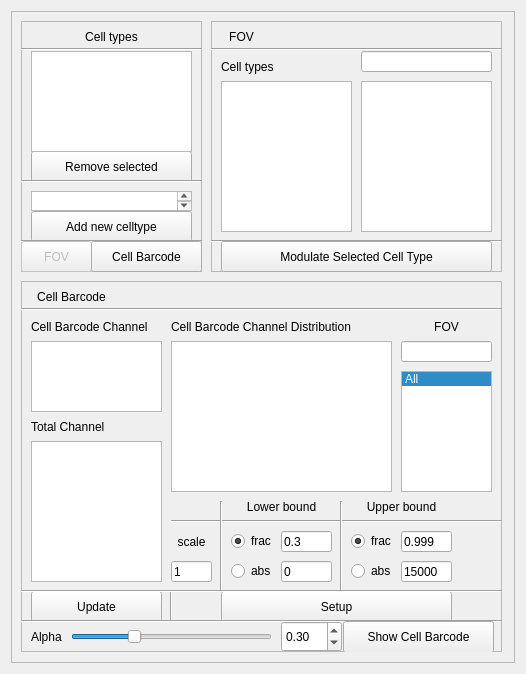
<?xml version="1.0" encoding="UTF-8"?>
<ui version="4.0">
 <class>Form</class>
 <widget class="QWidget" name="Form">
  <property name="geometry">
   <rect>
    <x>0</x>
    <y>0</y>
    <width>526</width>
    <height>674</height>
   </rect>
  </property>
  <property name="windowTitle">
   <string>Form</string>
  </property>
  <layout class="QGridLayout" name="gridLayout_2">
   <item row="0" column="0">
    <layout class="QGridLayout" name="gridLayout">
     <item row="0" column="0">
      <widget class="QFrame" name="frame">
       <property name="frameShape">
        <enum>QFrame::StyledPanel</enum>
       </property>
       <property name="frameShadow">
        <enum>QFrame::Raised</enum>
       </property>
       <widget class="QFrame" name="frame_2">
        <property name="geometry">
         <rect>
          <x>10</x>
          <y>10</y>
          <width>181</width>
          <height>251</height>
         </rect>
        </property>
        <property name="frameShape">
         <enum>QFrame::StyledPanel</enum>
        </property>
        <property name="frameShadow">
         <enum>QFrame::Raised</enum>
        </property>
        <widget class="QLabel" name="label">
         <property name="geometry">
          <rect>
           <x>0</x>
           <y>0</y>
           <width>181</width>
           <height>31</height>
          </rect>
         </property>
         <property name="text">
          <string>Cell types</string>
         </property>
         <property name="alignment">
          <set>Qt::AlignCenter</set>
         </property>
        </widget>
        <widget class="QPushButton" name="CellTypeDeterminePanel_CelltypeRemoveSelectedPushButton">
         <property name="geometry">
          <rect>
           <x>10</x>
           <y>130</y>
           <width>161</width>
           <height>31</height>
          </rect>
         </property>
         <property name="text">
          <string>Remove selected</string>
         </property>
        </widget>
        <widget class="QTextEdit" name="CellTypeDeterminePanel_CelltypeAddTextEdit">
         <property name="geometry">
          <rect>
           <x>10</x>
           <y>170</y>
           <width>161</width>
           <height>20</height>
          </rect>
         </property>
        </widget>
        <widget class="QPushButton" name="CellTypeDeterminePanel_CelltypeAddnewcelltypePushButton">
         <property name="geometry">
          <rect>
           <x>10</x>
           <y>190</y>
           <width>161</width>
           <height>31</height>
          </rect>
         </property>
         <property name="text">
          <string>Add new celltype</string>
         </property>
        </widget>
        <widget class="Line" name="line">
         <property name="geometry">
          <rect>
           <x>0</x>
           <y>150</y>
           <width>181</width>
           <height>20</height>
          </rect>
         </property>
         <property name="orientation">
          <enum>Qt::Horizontal</enum>
         </property>
        </widget>
        <widget class="Line" name="line_2">
         <property name="geometry">
          <rect>
           <x>0</x>
           <y>210</y>
           <width>181</width>
           <height>21</height>
          </rect>
         </property>
         <property name="orientation">
          <enum>Qt::Horizontal</enum>
         </property>
        </widget>
        <widget class="QPushButton" name="CellTypeDeterminePanel_FOVPushButton">
         <property name="enabled">
          <bool>false</bool>
         </property>
         <property name="geometry">
          <rect>
           <x>0</x>
           <y>220</y>
           <width>71</width>
           <height>31</height>
          </rect>
         </property>
         <property name="text">
          <string>FOV</string>
         </property>
        </widget>
        <widget class="QPushButton" name="CellTypeDeterminePanel_CellBarcodePushButton">
         <property name="enabled">
          <bool>true</bool>
         </property>
         <property name="geometry">
          <rect>
           <x>70</x>
           <y>220</y>
           <width>111</width>
           <height>31</height>
          </rect>
         </property>
         <property name="text">
          <string>Cell Barcode</string>
         </property>
        </widget>
        <widget class="Line" name="line_5">
         <property name="geometry">
          <rect>
           <x>0</x>
           <y>20</y>
           <width>181</width>
           <height>16</height>
          </rect>
         </property>
         <property name="orientation">
          <enum>Qt::Horizontal</enum>
         </property>
        </widget>
        <widget class="QListWidget" name="CellTypeDeterminePanel_CelltypeListWidget">
         <property name="geometry">
          <rect>
           <x>10</x>
           <y>30</y>
           <width>161</width>
           <height>101</height>
          </rect>
         </property>
        </widget>
       </widget>
       <widget class="QFrame" name="frame_3">
        <property name="geometry">
         <rect>
          <x>200</x>
          <y>10</y>
          <width>291</width>
          <height>251</height>
         </rect>
        </property>
        <property name="frameShape">
         <enum>QFrame::StyledPanel</enum>
        </property>
        <property name="frameShadow">
         <enum>QFrame::Raised</enum>
        </property>
        <widget class="QLabel" name="label_2">
         <property name="geometry">
          <rect>
           <x>0</x>
           <y>0</y>
           <width>61</width>
           <height>31</height>
          </rect>
         </property>
         <property name="text">
          <string>FOV</string>
         </property>
         <property name="alignment">
          <set>Qt::AlignCenter</set>
         </property>
        </widget>
        <widget class="Line" name="line_3">
         <property name="geometry">
          <rect>
           <x>0</x>
           <y>210</y>
           <width>291</width>
           <height>21</height>
          </rect>
         </property>
         <property name="orientation">
          <enum>Qt::Horizontal</enum>
         </property>
        </widget>
        <widget class="Line" name="line_4">
         <property name="geometry">
          <rect>
           <x>0</x>
           <y>20</y>
           <width>291</width>
           <height>16</height>
          </rect>
         </property>
         <property name="orientation">
          <enum>Qt::Horizontal</enum>
         </property>
        </widget>
        <widget class="QLabel" name="label_3">
         <property name="geometry">
          <rect>
           <x>10</x>
           <y>30</y>
           <width>131</width>
           <height>31</height>
          </rect>
         </property>
         <property name="text">
          <string>Cell types</string>
         </property>
        </widget>
        <widget class="QPushButton" name="CellTypeDeterminePanel_FOVModulateSelectedCellTypePushButton">
         <property name="enabled">
          <bool>true</bool>
         </property>
         <property name="geometry">
          <rect>
           <x>10</x>
           <y>220</y>
           <width>271</width>
           <height>31</height>
          </rect>
         </property>
         <property name="text">
          <string>Modulate Selected Cell Type</string>
         </property>
        </widget>
        <widget class="QListWidget" name="CellTypeDeterminePanel_FOVCelltypesListWidget">
         <property name="geometry">
          <rect>
           <x>10</x>
           <y>60</y>
           <width>131</width>
           <height>151</height>
          </rect>
         </property>
        </widget>
        <widget class="QListWidget" name="CellTypeDeterminePanel_FOVListWidget">
         <property name="geometry">
          <rect>
           <x>150</x>
           <y>60</y>
           <width>131</width>
           <height>151</height>
          </rect>
         </property>
         <property name="selectionMode">
          <enum>QAbstractItemView::MultiSelection</enum>
         </property>
        </widget>
        <widget class="QLineEdit" name="CellTypeDeterminePanel_FOVLineEdit">
         <property name="geometry">
          <rect>
           <x>150</x>
           <y>30</y>
           <width>131</width>
           <height>21</height>
          </rect>
         </property>
        </widget>
       </widget>
       <widget class="QFrame" name="frame_4">
        <property name="geometry">
         <rect>
          <x>10</x>
          <y>270</y>
          <width>481</width>
          <height>371</height>
         </rect>
        </property>
        <property name="frameShape">
         <enum>QFrame::StyledPanel</enum>
        </property>
        <property name="frameShadow">
         <enum>QFrame::Raised</enum>
        </property>
        <widget class="QLabel" name="label_5">
         <property name="geometry">
          <rect>
           <x>0</x>
           <y>0</y>
           <width>101</width>
           <height>31</height>
          </rect>
         </property>
         <property name="text">
          <string>Cell Barcode</string>
         </property>
         <property name="alignment">
          <set>Qt::AlignCenter</set>
         </property>
        </widget>
        <widget class="Line" name="line_6">
         <property name="geometry">
          <rect>
           <x>0</x>
           <y>20</y>
           <width>481</width>
           <height>16</height>
          </rect>
         </property>
         <property name="orientation">
          <enum>Qt::Horizontal</enum>
         </property>
        </widget>
        <widget class="QLabel" name="label_6">
         <property name="geometry">
          <rect>
           <x>10</x>
           <y>30</y>
           <width>131</width>
           <height>31</height>
          </rect>
         </property>
         <property name="text">
          <string>Cell Barcode Channel</string>
         </property>
         <property name="alignment">
          <set>Qt::AlignLeading|Qt::AlignLeft|Qt::AlignVCenter</set>
         </property>
        </widget>
        <widget class="QLabel" name="label_7">
         <property name="geometry">
          <rect>
           <x>150</x>
           <y>30</y>
           <width>321</width>
           <height>31</height>
          </rect>
         </property>
         <property name="text">
          <string>Cell Barcode Channel Distribution</string>
         </property>
         <property name="alignment">
          <set>Qt::AlignLeading|Qt::AlignLeft|Qt::AlignVCenter</set>
         </property>
        </widget>
        <widget class="QPushButton" name="CellTypeDeterminePanel_CellBarcodeUpdatePushButton">
         <property name="geometry">
          <rect>
           <x>10</x>
           <y>310</y>
           <width>131</width>
           <height>31</height>
          </rect>
         </property>
         <property name="text">
          <string>Update</string>
         </property>
        </widget>
        <widget class="QPushButton" name="CellTypeDeterminePanel_CellBarcodeSetupPushButton">
         <property name="geometry">
          <rect>
           <x>200</x>
           <y>310</y>
           <width>231</width>
           <height>31</height>
          </rect>
         </property>
         <property name="text">
          <string>Setup</string>
         </property>
        </widget>
        <widget class="QListWidget" name="CellTypeDeterminePanel_CellBarcodeChannelListWidget">
         <property name="geometry">
          <rect>
           <x>10</x>
           <y>60</y>
           <width>131</width>
           <height>71</height>
          </rect>
         </property>
        </widget>
        <widget class="QListWidget" name="CellTypeDeterminePanel_CellBarcodeTotalChannelListWidget">
         <property name="geometry">
          <rect>
           <x>10</x>
           <y>160</y>
           <width>131</width>
           <height>141</height>
          </rect>
         </property>
         <property name="selectionMode">
          <enum>QAbstractItemView::MultiSelection</enum>
         </property>
        </widget>
        <widget class="QLabel" name="label_9">
         <property name="geometry">
          <rect>
           <x>10</x>
           <y>130</y>
           <width>131</width>
           <height>31</height>
          </rect>
         </property>
         <property name="text">
          <string>Total Channel</string>
         </property>
         <property name="alignment">
          <set>Qt::AlignLeading|Qt::AlignLeft|Qt::AlignVCenter</set>
         </property>
        </widget>
        <widget class="Line" name="line_7">
         <property name="geometry">
          <rect>
           <x>0</x>
           <y>300</y>
           <width>481</width>
           <height>20</height>
          </rect>
         </property>
         <property name="orientation">
          <enum>Qt::Horizontal</enum>
         </property>
        </widget>
        <widget class="QLineEdit" name="CellTypeDeterminePanel_CellBarcodeCelltypeClassificationLowerBoundFracLineEdit">
         <property name="geometry">
          <rect>
           <x>260</x>
           <y>250</y>
           <width>51</width>
           <height>21</height>
          </rect>
         </property>
         <property name="text">
          <string>0.3</string>
         </property>
        </widget>
        <widget class="QTextBrowser" name="CellTypeDeterminePanel_CellBarcodeChannelDistributionTextBrowser">
         <property name="geometry">
          <rect>
           <x>150</x>
           <y>60</y>
           <width>221</width>
           <height>151</height>
          </rect>
         </property>
        </widget>
        <widget class="QLabel" name="label_8">
         <property name="geometry">
          <rect>
           <x>210</x>
           <y>210</y>
           <width>101</width>
           <height>31</height>
          </rect>
         </property>
         <property name="text">
          <string>Lower bound</string>
         </property>
         <property name="alignment">
          <set>Qt::AlignCenter</set>
         </property>
        </widget>
        <widget class="Line" name="line_9">
         <property name="geometry">
          <rect>
           <x>0</x>
           <y>330</y>
           <width>481</width>
           <height>20</height>
          </rect>
         </property>
         <property name="orientation">
          <enum>Qt::Horizontal</enum>
         </property>
        </widget>
        <widget class="QPushButton" name="CellTypeDeterminePanel_ShowCellBarcodePushButton">
         <property name="geometry">
          <rect>
           <x>322</x>
           <y>340</y>
           <width>151</width>
           <height>32</height>
          </rect>
         </property>
         <property name="text">
          <string>Show Cell Barcode</string>
         </property>
        </widget>
        <widget class="QLabel" name="label_11">
         <property name="geometry">
          <rect>
           <x>380</x>
           <y>30</y>
           <width>91</width>
           <height>31</height>
          </rect>
         </property>
         <property name="text">
          <string>FOV</string>
         </property>
         <property name="alignment">
          <set>Qt::AlignCenter</set>
         </property>
        </widget>
        <widget class="Line" name="line_10">
         <property name="geometry">
          <rect>
           <x>300</x>
           <y>220</y>
           <width>41</width>
           <height>91</height>
          </rect>
         </property>
         <property name="orientation">
          <enum>Qt::Vertical</enum>
         </property>
        </widget>
        <widget class="QListWidget" name="CellTypeDeterminePanel_CellBarcodeCelltypeClassificationFOVListWidget">
         <property name="geometry">
          <rect>
           <x>380</x>
           <y>90</y>
           <width>91</width>
           <height>121</height>
          </rect>
         </property>
         <property name="selectionMode">
          <enum>QAbstractItemView::MultiSelection</enum>
         </property>
         <property name="currentRow">
          <number>0</number>
         </property>
         <item>
          <property name="text">
           <string>All</string>
          </property>
         </item>
        </widget>
        <widget class="QLabel" name="label_12">
         <property name="geometry">
          <rect>
           <x>10</x>
           <y>340</y>
           <width>41</width>
           <height>31</height>
          </rect>
         </property>
         <property name="text">
          <string>Alpha</string>
         </property>
         <property name="alignment">
          <set>Qt::AlignLeading|Qt::AlignLeft|Qt::AlignVCenter</set>
         </property>
        </widget>
        <widget class="QSlider" name="CellTypeDeterminePanel_AlphaHorizontalSlider">
         <property name="geometry">
          <rect>
           <x>50</x>
           <y>340</y>
           <width>201</width>
           <height>31</height>
          </rect>
         </property>
         <property name="maximum">
          <number>100</number>
         </property>
         <property name="value">
          <number>30</number>
         </property>
         <property name="orientation">
          <enum>Qt::Horizontal</enum>
         </property>
        </widget>
        <widget class="QDoubleSpinBox" name="CellTypeDeterminePanel_AlphaDoubleSpinBox">
         <property name="geometry">
          <rect>
           <x>260</x>
           <y>340</y>
           <width>61</width>
           <height>31</height>
          </rect>
         </property>
         <property name="maximum">
          <double>1.000000000000000</double>
         </property>
         <property name="singleStep">
          <double>0.010000000000000</double>
         </property>
         <property name="value">
          <double>0.300000000000000</double>
         </property>
        </widget>
        <widget class="QLineEdit" name="CellTypeDeterminePanel_CellBarcodeCelltypeClassificationFOVLineEdit">
         <property name="geometry">
          <rect>
           <x>380</x>
           <y>60</y>
           <width>91</width>
           <height>21</height>
          </rect>
         </property>
         <property name="text">
          <string/>
         </property>
        </widget>
        <widget class="QLabel" name="label_13">
         <property name="geometry">
          <rect>
           <x>330</x>
           <y>210</y>
           <width>101</width>
           <height>31</height>
          </rect>
         </property>
         <property name="text">
          <string>Upper bound</string>
         </property>
         <property name="alignment">
          <set>Qt::AlignCenter</set>
         </property>
        </widget>
        <widget class="QLineEdit" name="CellTypeDeterminePanel_CellBarcodeCelltypeClassificationUpperBoundFracLineEdit">
         <property name="geometry">
          <rect>
           <x>380</x>
           <y>250</y>
           <width>51</width>
           <height>21</height>
          </rect>
         </property>
         <property name="text">
          <string>0.999</string>
         </property>
        </widget>
        <widget class="Line" name="line_11">
         <property name="geometry">
          <rect>
           <x>150</x>
           <y>230</y>
           <width>331</width>
           <height>20</height>
          </rect>
         </property>
         <property name="orientation">
          <enum>Qt::Horizontal</enum>
         </property>
        </widget>
        <widget class="QLineEdit" name="CellTypeDeterminePanel_CellBarcodeCelltypeClassificationLowerBoundAbsLineEdit">
         <property name="geometry">
          <rect>
           <x>260</x>
           <y>280</y>
           <width>51</width>
           <height>21</height>
          </rect>
         </property>
         <property name="text">
          <string>0</string>
         </property>
        </widget>
        <widget class="QLineEdit" name="CellTypeDeterminePanel_CellBarcodeCelltypeClassificationUpperBoundAbsLineEdit">
         <property name="geometry">
          <rect>
           <x>380</x>
           <y>280</y>
           <width>51</width>
           <height>21</height>
          </rect>
         </property>
         <property name="text">
          <string>15000</string>
         </property>
        </widget>
        <widget class="QLabel" name="label_18">
         <property name="geometry">
          <rect>
           <x>150</x>
           <y>250</y>
           <width>41</width>
           <height>21</height>
          </rect>
         </property>
         <property name="text">
          <string>scale</string>
         </property>
         <property name="alignment">
          <set>Qt::AlignCenter</set>
         </property>
        </widget>
        <widget class="QLineEdit" name="CellTypeDeterminePanel_CellBarcodeCelltypeClassificationScaleLineEdit">
         <property name="geometry">
          <rect>
           <x>150</x>
           <y>280</y>
           <width>41</width>
           <height>21</height>
          </rect>
         </property>
         <property name="text">
          <string>1</string>
         </property>
        </widget>
        <widget class="Line" name="line_12">
         <property name="geometry">
          <rect>
           <x>180</x>
           <y>220</y>
           <width>41</width>
           <height>91</height>
          </rect>
         </property>
         <property name="orientation">
          <enum>Qt::Vertical</enum>
         </property>
        </widget>
        <widget class="QRadioButton" name="CellTypeDeterminePanel_CellBarcodeCelltypeClassificationLowerBoundFracRadioButton">
         <property name="enabled">
          <bool>true</bool>
         </property>
         <property name="geometry">
          <rect>
           <x>210</x>
           <y>250</y>
           <width>51</width>
           <height>20</height>
          </rect>
         </property>
         <property name="text">
          <string>frac</string>
         </property>
         <property name="checked">
          <bool>true</bool>
         </property>
         <property name="autoExclusive">
          <bool>false</bool>
         </property>
        </widget>
        <widget class="QRadioButton" name="CellTypeDeterminePanel_CellBarcodeCelltypeClassificationLowerBoundAbsRadioButton">
         <property name="enabled">
          <bool>true</bool>
         </property>
         <property name="geometry">
          <rect>
           <x>210</x>
           <y>280</y>
           <width>51</width>
           <height>20</height>
          </rect>
         </property>
         <property name="text">
          <string>abs</string>
         </property>
         <property name="autoExclusive">
          <bool>false</bool>
         </property>
        </widget>
        <widget class="QRadioButton" name="CellTypeDeterminePanel_CellBarcodeCelltypeClassificationUpperBoundFracRadioButton">
         <property name="geometry">
          <rect>
           <x>330</x>
           <y>250</y>
           <width>51</width>
           <height>20</height>
          </rect>
         </property>
         <property name="text">
          <string>frac</string>
         </property>
         <property name="checked">
          <bool>true</bool>
         </property>
         <property name="autoExclusive">
          <bool>false</bool>
         </property>
        </widget>
        <widget class="QRadioButton" name="CellTypeDeterminePanel_CellBarcodeCelltypeClassificationUpperBoundAbsRadioButton">
         <property name="geometry">
          <rect>
           <x>330</x>
           <y>280</y>
           <width>51</width>
           <height>20</height>
          </rect>
         </property>
         <property name="text">
          <string>abs</string>
         </property>
         <property name="autoExclusive">
          <bool>false</bool>
         </property>
        </widget>
        <widget class="Line" name="line_13">
         <property name="geometry">
          <rect>
           <x>130</x>
           <y>310</y>
           <width>41</width>
           <height>31</height>
          </rect>
         </property>
         <property name="orientation">
          <enum>Qt::Vertical</enum>
         </property>
        </widget>
        <zorder>line_13</zorder>
        <zorder>line_11</zorder>
        <zorder>line_10</zorder>
        <zorder>label_5</zorder>
        <zorder>line_6</zorder>
        <zorder>label_6</zorder>
        <zorder>label_7</zorder>
        <zorder>CellTypeDeterminePanel_CellBarcodeUpdatePushButton</zorder>
        <zorder>CellTypeDeterminePanel_CellBarcodeSetupPushButton</zorder>
        <zorder>CellTypeDeterminePanel_CellBarcodeChannelListWidget</zorder>
        <zorder>CellTypeDeterminePanel_CellBarcodeTotalChannelListWidget</zorder>
        <zorder>label_9</zorder>
        <zorder>CellTypeDeterminePanel_CellBarcodeCelltypeClassificationLowerBoundFracLineEdit</zorder>
        <zorder>CellTypeDeterminePanel_CellBarcodeChannelDistributionTextBrowser</zorder>
        <zorder>label_8</zorder>
        <zorder>line_9</zorder>
        <zorder>CellTypeDeterminePanel_ShowCellBarcodePushButton</zorder>
        <zorder>label_11</zorder>
        <zorder>CellTypeDeterminePanel_CellBarcodeCelltypeClassificationFOVListWidget</zorder>
        <zorder>label_12</zorder>
        <zorder>CellTypeDeterminePanel_AlphaHorizontalSlider</zorder>
        <zorder>CellTypeDeterminePanel_AlphaDoubleSpinBox</zorder>
        <zorder>CellTypeDeterminePanel_CellBarcodeCelltypeClassificationFOVLineEdit</zorder>
        <zorder>label_13</zorder>
        <zorder>CellTypeDeterminePanel_CellBarcodeCelltypeClassificationUpperBoundFracLineEdit</zorder>
        <zorder>CellTypeDeterminePanel_CellBarcodeCelltypeClassificationLowerBoundAbsLineEdit</zorder>
        <zorder>CellTypeDeterminePanel_CellBarcodeCelltypeClassificationUpperBoundAbsLineEdit</zorder>
        <zorder>label_18</zorder>
        <zorder>CellTypeDeterminePanel_CellBarcodeCelltypeClassificationScaleLineEdit</zorder>
        <zorder>line_12</zorder>
        <zorder>line_7</zorder>
        <zorder>CellTypeDeterminePanel_CellBarcodeCelltypeClassificationLowerBoundFracRadioButton</zorder>
        <zorder>CellTypeDeterminePanel_CellBarcodeCelltypeClassificationLowerBoundAbsRadioButton</zorder>
        <zorder>CellTypeDeterminePanel_CellBarcodeCelltypeClassificationUpperBoundFracRadioButton</zorder>
        <zorder>CellTypeDeterminePanel_CellBarcodeCelltypeClassificationUpperBoundAbsRadioButton</zorder>
       </widget>
      </widget>
     </item>
    </layout>
   </item>
  </layout>
 </widget>
 <resources/>
 <connections/>
</ui>
